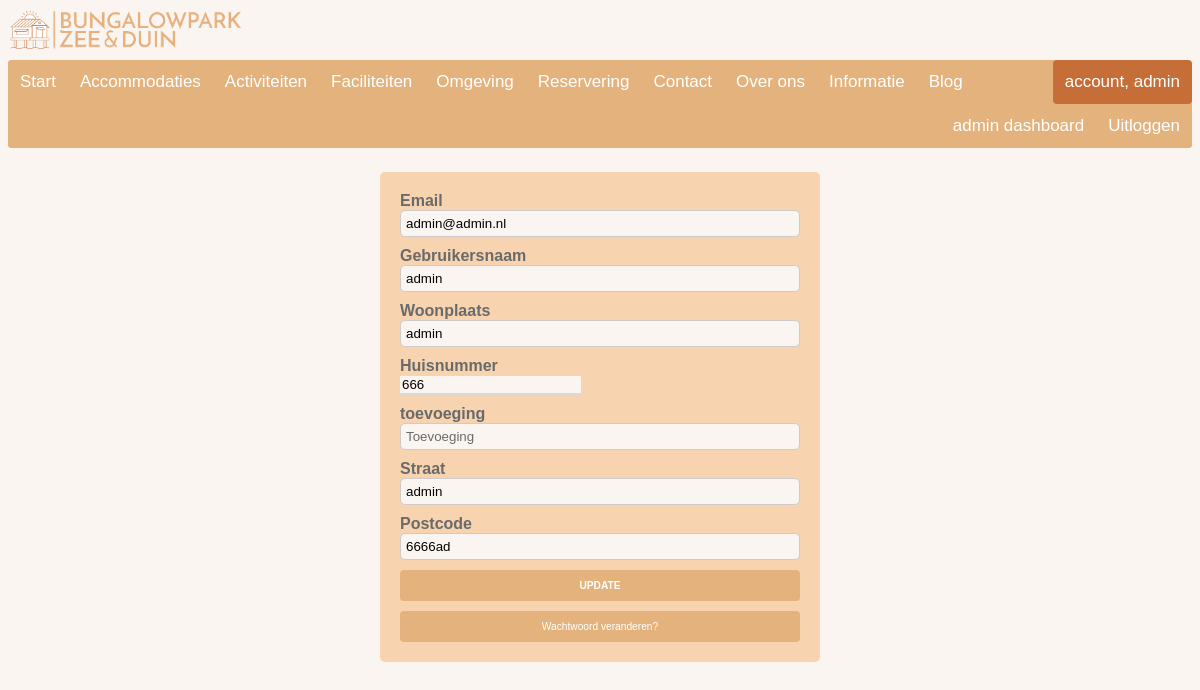
Page /account/update (signed in) on the committed database.
### bungalowpark/models.py (models this page shows, shortened)
class User(db.Model, UserMixin):
    __tablename__ = 'users'
    id = db.Column(db.Integer(),primary_key= True)
    email = db.Column(db.String(64), unique=True, nullable=False, index=True)
    username = db.Column(db.String(32), unique=True, nullable=False, index=True)
    password_hash = db.Column(db.String(120), nullable=False)
    woonplaats = db.Column(db.String(40), nullable=False)
    huisnummer = db.Column(db.Integer(), nullable=False)
    toevoeging = db.Column(db.String(6), nullable=True)
    straat = db.Column(db.String(40), nullable=False)
    postcode = db.Column(db.String(6), nullable=False)
    role = db.Column(db.String(20), nullable=False, default='user')
    password_reset_token = db.Column(db.String(100), nullable=True)
    password_reset_expiration = db.Column(db.DateTime)
    def __repr__(self):
        return f"account, {self.username}"

### bungalowpark/__init__.py (the view, shortened to what this page needs)
@app.route('/account/update', methods=['GET', 'POST'])
@login_required  # Make sure the route is accessible only to logged-in users
@check_user_bookings
def account_update(heeft_boekingen):
    form = AccountUpdateForm()
    if form.errors:
        for field, errors in form.errors.items():
            for error in errors:
                flash(f'{field.capitalize()}: {error}', 'error')
    form.email.data = current_user.email
    form.username.data = current_user.username
    form.woonplaats.data = current_user.woonplaats
    form.huisnummer.data = current_user.huisnummer
    form.toevoeging.data = current_user.toevoeging
    form.straat.data = current_user.straat
    form.postcode.data = current_user.postcode
    return render_template('account_bijwerken.html', form=form ,name=current_user, heeft_boekingen=heeft_boekingen)

### bungalowpark/forms.py (shortened to what this page needs)
class AccountUpdateForm(FlaskForm):
    email = StringField('Email', validators=[DataRequired(), Email()])
    username = StringField('Gebruikersnaam', validators=[DataRequired()])
    woonplaats = StringField('Woonplaats', validators=[DataRequired()])
    huisnummer = IntegerField('Huisnummer', validators=[DataRequired()])
    toevoeging = StringField('toevoeging')
    straat = StringField('Straat', validators=[DataRequired()])
    postcode = StringField('Postcode', validators=[DataRequired(), Regexp('^\d{4}[A-Za-z]{2}$', message='Ongeldige postcode!')])
    password = PasswordField('Wachtwoord', validators=[DataRequired(), EqualTo('pass_confirm', message='Wachtwoorden moeten gelijk zijn!')])
    pass_confirm = PasswordField('Bevestig uw wachtwoord', validators=[DataRequired()])
    submit = SubmitField('Registeren!')

### bungalowpark/__init__.py (called while the page is built)
def check_user_bookings(f):
    @wraps(f)
    def decorated_function(*args, **kwargs):
        heeft_boekingen = None
        if current_user.is_authenticated:
            heeft_boekingen = Boeking.query.filter_by(userID=current_user.id).first()
        return f(heeft_boekingen=heeft_boekingen, *args, **kwargs)
    return decorated_function

### bungalowpark/models.py (called while the page is built)
@login_manager.user_loader
def load_user(user_id):
    return User.query.get(user_id)

### bungalowpark/templates/account_bijwerken.html (shortened to what this page needs)
{% extends "base.html" %}
{% block content %}
<form class="form-grid" action="{{ url_for('account_update') }}" method="POST">
    <div class="form-group">
        {{ form.email.label(class="form-label") }}
        {{ form.email(class="form-control", placeholder="Email") }}
    </div>
    <div class="form-group">
        {{ form.username.label(class="form-label") }}
        {{ form.username(class="form-control", placeholder="Username") }}
    </div>
    <div class="form-group">
        {{ form.woonplaats.label(class="form-label") }}
        {{ form.woonplaats(class="form-control", placeholder="Woonplaats") }}
    </div>
    <div class="form-group">
        {{ form.huisnummer.label(class="form-label") }}
        {{ form.huisnummer(class="form-control", placeholder="Huisnummer") }}
    </div>
    <div class="form-group">
        {{ form.toevoeging.label(class="form-label") }}
        {{ form.toevoeging(class="form-control", placeholder="Toevoeging") }}
    </div>
    <div class="form-group">
        {{ form.straat.label(class="form-label") }}
        {{ form.straat(class="form-control", placeholder="Straat") }}
    </div>
    <div class="form-group">
        {{ form.postcode.label(class="form-label") }}
        {{ form.postcode(class="form-control", placeholder="Postcode") }}
    </div>
    <button type="submit" class="btn btn-primary">Update</button>
    <a href="{{ url_for('forgot_password') }}" class="ww_knop">Wachtwoord veranderen?</a>
</form>
{% endblock %}

### bungalowpark/templates/base.html (shortened to what this page needs)
<!DOCTYPE html>
<html lang="nl" dir="ltr">
<head>
    <link rel="stylesheet" type="text/css" href="{{ url_for('static', filename='css/style.css') }}">
</head>
<body>
        <a href="{{ url_for('index') }}">
          <img src="{{ url_for('static', filename='img/bungalow.png') }}" alt="logo site" class="logo_site">
        </a>
      <nav class="navbar navbar-expand-lg  navbar-light mb-2 ">
        <div class="collapse navbar-collapse" id="navbarSupportedContent">
          <ul class="navigatiebar">
            <li>
              <a class="nav-link {% if request.path == url_for('index') %}active{% endif %}" aria-current="page" href="{{ url_for('index') }}">Start</a>
            </li>
              <li><a class="nav-link {% if request.path == url_for('accomidatiepagina') %}active{% endif %}" aria-current="page" href="{{ url_for('accomidatiepagina')}}">Accommodaties</a>
            </li>
            <li>
              <a class="nav-link {% if request.path == url_for('activiteitenpagina') %}active{% endif %}" aria-current="page" href="{{ url_for('activiteitenpagina')}}">Activiteiten</a>
            </li>
            <li>
              <a class="nav-link {% if request.path == url_for('faciliteitenpagina') %}active{% endif %}" aria-current="page" href="{{ url_for('faciliteitenpagina')}}">Faciliteiten</a>
            </li>
            <li>
              <a class="nav-link {% if request.path == url_for('omgevingspagina') %}active{% endif %}" aria-current="page" href="{{ url_for('omgevingspagina')}}">Omgeving</a>
            </li>
            <li>
              <a class="nav-link {% if request.path == url_for('reserveringspagina') %}active{% endif %}" aria-current="page" href="{{ url_for('reserveringspagina')}}">Reservering</a>
            </li>
            <li>
              <a class="nav-link {% if request.path == url_for('contactpagina') %}active{% endif %}" aria-current="page" href="{{ url_for('contactpagina')}}">Contact</a>
            </li>
            <li>
              <a class="nav-link {% if request.path == url_for('over_ons_pagina') %}active{% endif %}" aria-current="page" href="{{ url_for('over_ons_pagina')}}">Over ons</a>
            </li>
            <li>
              <a class="nav-link {% if request.path == url_for('informatiepagina') %}active{% endif %}" aria-current="page" href="{{ url_for('informatiepagina')}}">Informatie</a>
            </li>
            <li>
              <a class="nav-link {% if request.path == url_for('blogpagina') %}active{% endif %}" aria-current="page" href="{{ url_for('blogpagina')}}">Blog</a>
            </li>
            {% if current_user.is_authenticated %}
              <li><a class ="nav-link2 {% if request.path == url_for('account_update') %}active{% endif %}" aria-current="page" href="{{ url_for('account_update')}}">{{ name }}</a></li>
              <li><a class="nav-link2 {% if request.path == url_for('logout') %}active{% endif %}" aria-current="page" href="{{ url_for('logout') }}">Uitloggen</a></li>
              {% endif %}
            {% if current_user.role == 'admin' %}
            <li><a class="nav-link2 {% if request.path == url_for('admin_dashboard') %}active{% endif %}" aria-current="page" href="{{ url_for('admin_dashboard')}}">admin dashboard</a></li>
            {% endif %}
          </ul>
        </div>
      </nav>
{% block content %}
{% endblock %}
</body>
</html>

### bungalowpark/static/css/style.css (style rules this page uses)
body { font-family: Arial, Helvetica, sans-serif; background-color: #faf5f0; }
.logo_site { width: 20%; height: 20%; }
.navigatiebar { width: 100%; background-color: #e4b37d; list-style-type: none; margin: 0; padding: 0; overflow: hidden; }
.navbar { width: 100%; background-color: #e4b37d; overflow: auto; border-radius: 4px; }
.nav-link { float: left; padding: 12px; color: white; text-decoration: none; font-size: 17px; }
.nav-link2 { float: RIGHT; padding: 12px; color: white; text-decoration: none; font-size: 17px; }
.form-label { font-weight: bold; color: #6a6a6a; }
.form-control { border: none; border-radius: 0; border-bottom: 2px solid #d9d9d9; background-color: #faf5f0; }
.form-control::placeholder { color: #6a6a6a; }
.btn-primary { background-color: #c56e37; border: none; border-radius: 0; font-weight: bold; text-transform: uppercase; }
.active { background-color: #c56e37; border-radius: 4px; }
.form-grid { display: grid; gap: 10px; max-width: 400px; background-color: #f5b67383; padding: 20px; border-radius: 5px; margin: 2% auto; }
.form-grid label { display: block; font-weight: bold; }
.form-grid input[type="text"], .form-grid input[type="date"], .form-grid textarea { padding: 5px; border-radius: 5px; border: 1px solid #ccc; width: 100%; box-sizing: border-box; text-decoration: none; font-family: Arial, Helvetica, sans-serif; }
.form-grid button { padding: 10px; border: none; background-color: #E4B37D; color: #fff; text-decoration: none; border-radius: 4px; transition: background-color 0.3s ease; font-family: Arial, Helvetica, sans-serif; font-size: .85vmax; }
.ww_knop { padding: 10px; border: none; background-color: #E4B37D; color: #fff; text-decoration: none; border-radius: 4px; transition: background-color 0.3s ease; font-family: Arial, Helvetica, sans-serif; font-size: .85vmax; text-align: center; }

### rows in the picture
User: username "account, admin", email "admin@admin.nl", username "admin", woonplaats "admin", huisnummer "666", straat "admin", postcode "6666ad"
